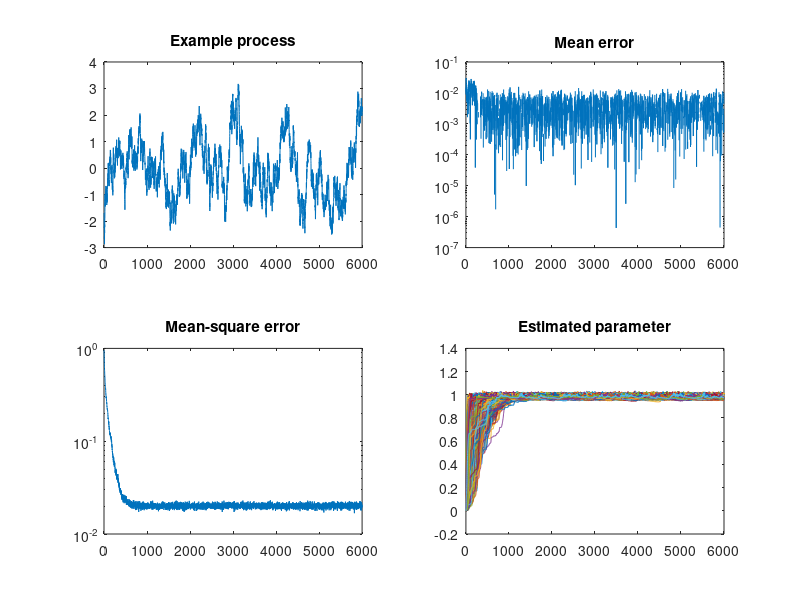

Write MATLAB code to recreate this figure.
% Use the LMS algorithm to estimate the parameter a of the
% following process:
%   x(n) = a*x(n-1) + noise
% where noise is Gaussian with zero mean and variance s2.

% Copyright (c) 2012 Jaakko Luttinen
% MIT License

% True parameters
a = 0.99;
s2 = 0.02;

N = 6000; % Number of iterations

% Try how the size of the ensemble affects the estimated 
% mean-square error.
M = 1000;

% Allocate memory
w = zeros(N,M); % Estimated parameter
x = zeros(N,M); % Process
e = zeros(N,M); % Errors

% Simulate the process
x0 = randn(1,M); % Initial state
xp = x0;
for n=1:N
  x(n,:) = a.*xp + sqrt(s2)*randn(1,M);
  xp = x(n,:);
end

% Try different values for mu
mu = 0.01; % 0.001, 0.01, 0.1, 1

% Estimate the parameter
xp = x0;
w(1) = 0;
for n=1:(N-1)
  % Input:          x(n-1) (or xp)
  % Output:         w(n)*x(n-1)
  % Desired output: x(n)
  e(n,:) = x(n,:) - w(n,:).*xp;      % Error
  % LMS update parameter estimate
  w(n+1,:) = w(n,:) + mu*e(n,:).*xp; 
  % Or: Normalized LMS update
  %w(n+1,:) = w(n,:) + mu*e(n,:).*xp./(0.1+xp.^2); 
  xp = x(n,:);
end

figure

% Show an example of a process realization
subplot(2,2,1)
plot(x(:,1))
title('Example process')

% Show mean error computed by averaging over the ensemble
subplot(2,2,2)
semilogy(mean(e,2))
title('Mean error')

% Show mean-squared error computed by averaging over the ensemble
subplot(2,2,3)
semilogy(mean(e.^2,2))
title('Mean-square error')

% Show the parameter estimation processes
subplot(2,2,4)
plot(w)
title('Estimated parameter')